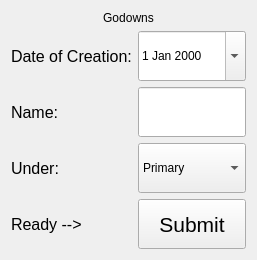
              <widget class="QWidget" name="godowns">
               <layout class="QGridLayout" name="gridLayout_19">
                <item row="3" column="1">
                 <widget class="QLineEdit" name="lineEdit_18">
                  <property name="minimumSize">
                   <size>
                    <width>50</width>
                    <height>50</height>
                   </size>
                  </property>
                 </widget>
                </item>
                <item row="5" column="0">
                 <widget class="QLabel" name="label_49">
                  <property name="font">
                   <font>
                    <family>MS Shell Dlg 2</family>
                    <pointsize>12</pointsize>
                    <weight>50</weight>
                    <italic>false</italic>
                    <bold>false</bold>
                   </font>
                  </property>
                  <property name="text">
                   <string>Under:</string>
                  </property>
                  <property name="scaledContents">
                   <bool>true</bool>
                  </property>
                  <property name="wordWrap">
                   <bool>true</bool>
                  </property>
                  <property name="margin">
                   <number>2</number>
                  </property>
                 </widget>
                </item>
                <item row="7" column="1">
                 <widget class="QPushButton" name="pushButton_13">
                  <property name="minimumSize">
                   <size>
                    <width>50</width>
                    <height>50</height>
                   </size>
                  </property>
                  <property name="maximumSize">
                   <size>
                    <width>200</width>
                    <height>16777215</height>
                   </size>
                  </property>
                  <property name="font">
                   <font>
                    <family>MS Shell Dlg 2</family>
                    <pointsize>16</pointsize>
                    <weight>50</weight>
                    <italic>false</italic>
                    <bold>false</bold>
                   </font>
                  </property>
                  <property name="text">
                   <string>Submit</string>
                  </property>
                 </widget>
                </item>
                <item row="5" column="1">
                 <widget class="QComboBox" name="comboBox_8">
                  <property name="minimumSize">
                   <size>
                    <width>50</width>
                    <height>50</height>
                   </size>
                  </property>
                  <item>
                   <property name="text">
                    <string>Primary</string>
                   </property>
                  </item>
                  <item>
                   <property name="text">
                    <string>Main Location</string>
                   </property>
                  </item>
                 </widget>
                </item>
                <item row="3" column="0">
                 <widget class="QLabel" name="label_48">
                  <property name="font">
                   <font>
                    <family>MS Shell Dlg 2</family>
                    <pointsize>12</pointsize>
                    <weight>50</weight>
                    <italic>false</italic>
                    <bold>false</bold>
                   </font>
                  </property>
                  <property name="text">
                   <string>Name:</string>
                  </property>
                  <property name="scaledContents">
                   <bool>true</bool>
                  </property>
                  <property name="wordWrap">
                   <bool>true</bool>
                  </property>
                  <property name="margin">
                   <number>2</number>
                  </property>
                 </widget>
                </item>
                <item row="1" column="0">
                 <widget class="QLabel" name="label_47">
                  <property name="font">
                   <font>
                    <family>MS Shell Dlg 2</family>
                    <pointsize>12</pointsize>
                    <weight>50</weight>
                    <italic>false</italic>
                    <bold>false</bold>
                   </font>
                  </property>
                  <property name="text">
                   <string>Date of Creation:</string>
                  </property>
                  <property name="scaledContents">
                   <bool>true</bool>
                  </property>
                  <property name="wordWrap">
                   <bool>true</bool>
                  </property>
                  <property name="margin">
                   <number>2</number>
                  </property>
                 </widget>
                </item>
                <item row="7" column="0">
                 <widget class="QLabel" name="label_50">
                  <property name="font">
                   <font>
                    <family>MS Shell Dlg 2</family>
                    <pointsize>12</pointsize>
                    <weight>50</weight>
                    <italic>false</italic>
                    <bold>false</bold>
                   </font>
                  </property>
                  <property name="text">
                   <string>Ready --&gt;</string>
                  </property>
                  <property name="scaledContents">
                   <bool>true</bool>
                  </property>
                  <property name="wordWrap">
                   <bool>true</bool>
                  </property>
                  <property name="margin">
                   <number>2</number>
                  </property>
                 </widget>
                </item>
                <item row="1" column="1">
                 <widget class="QDateEdit" name="dateEdit_4">
                  <property name="minimumSize">
                   <size>
                    <width>50</width>
                    <height>50</height>
                   </size>
                  </property>
                  <property name="calendarPopup">
                   <bool>true</bool>
                  </property>
                 </widget>
                </item>
                <item row="0" column="0" colspan="2">
                 <widget class="QLabel" name="label_63">
                  <property name="maximumSize">
                   <size>
                    <width>16777215</width>
                    <height>30</height>
                   </size>
                  </property>
                  <property name="text">
                   <string>Godowns</string>
                  </property>
                  <property name="scaledContents">
                   <bool>true</bool>
                  </property>
                  <property name="alignment">
                   <set>Qt::AlignCenter</set>
                  </property>
                  <property name="wordWrap">
                   <bool>true</bool>
                  </property>
                 </widget>
                </item>
               </layout>
              </widget>
